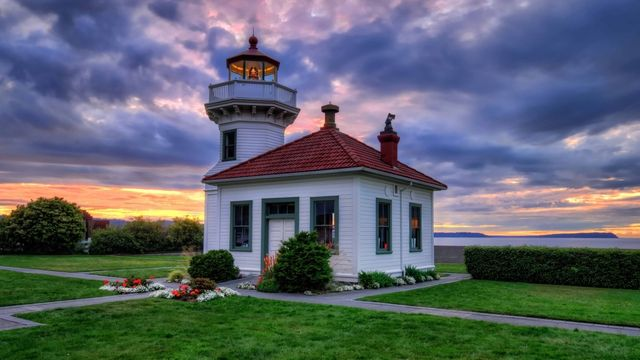
#> input picture MeanShift/MeanShift/data/image12.jpg, 640 x 360 px; its folder holds only this picture in this run
$ python MeanShift.py
#> lines starting #> are read from the running program, lines starting #| are printed output that depends on the picture
import numpy as np
import os
from PIL import Image
import matplotlib.pyplot as plt
from random import *
import scipy.stats as stats
from sklearn.cluster import MeanShift
from sklearn.cluster import KMeans
from skimage.color import rgb2lab
from skimage.color import lab2rgb
from skimage import io

# 0: Mean Shift, 1: K-Means
clt = 1

pic = True
coord = True

IMG = []

width = 640
height = 360

m=1

x=4
y=64
z=128

def makeMShift(im, num):
    print("Start")
    newLab = MeanShift(bandwidth = num, bin_seeding = True, max_iter = 100).fit(im)
    label = newLab.labels_
    iml = newLab.cluster_centers_
    print(iml.shape)
    print(label.shape)
    print("End")
    val = np.zeros((height,width,3))
    index = 0
    for i in range(0, height):
        for j in range(0, width):
            val[i][j][0] = iml[label[index], 0]
            val[i][j][1] = iml[label[index], 1]
            val[i][j][2] = iml[label[index], 2]
            index+=1
    val = lab2rgb(val)
    io.imsave("output/Result" + str(m) + "_MeanShift_B="+str(num)+".jpeg",val)

    return val

def makeKM(im, num):
#KMeans(n_clusters=2).fit(im)
    print("Start")
    newLab = KMeans(n_clusters = num, max_iter=100).fit(im)
    label = newLab.labels_
    iml = newLab.cluster_centers_
    print(iml.shape)
    print(label.shape)
    print("End")
    val = np.zeros((height,width,3))
    index = 0
    for i in range(0, height):
        for j in range(0, width):
            val[i][j][0] = iml[label[index], 0]
            val[i][j][1] = iml[label[index], 1]
            val[i][j][2] = iml[label[index], 2]
            index+=1
    val = lab2rgb(val)
    io.imsave("output/Result" + str(m) + "_K_Means_N="+str(num)+".jpeg",val)

    return val

for root, dirs, files in os.walk('./data'):
    for idx, file in enumerate(files):
        fname, ext = os.path.splitext(file)
        if ext in ['.jpg','.png','.gif']:
            new = Image.open('data/'+file)
#> new is the input picture: PIL image 640x360 RGB; mean R, G, B 94, 100.8, 109.4
            lab = rgb2lab(new)
#> lab: shape (360, 640, 3) float64; mean of channels 0, 1, 2 42.3, 0.8, -4.9
            if(coord == True):
                w = 5
            else:
                w = 3
            im = np.zeros((width*height, w))

            index = 0
            for i in range(0, height):
                for j in range(0, width):
                    im[index, 0] = lab[i][j][0]
                    im[index, 1] = lab[i][j][1]
                    im[index, 2] = lab[i][j][2]
                    if(coord == True):
                        im[index, 3] = j
                        im[index, 4] = i
                    index+=1
#> after the loop, index = 230400


            print("Case " + str(m) +": ")

            if(clt == 0):
                #Mean Shift
                st = "MeanShift"
                na = "Bandwidth="
                msimga = makeMShift(im, x)

                msimgb = makeMShift(im,y)

                msimgc = makeMShift(im,z)
            if(clt == 1):
                #K-Means
                st = "K_Means"
                na = "n_clusters="
                msimga = makeKM(im, x)
#> in makeKM, `iml = newLab.cluster_centers_`: iml = [[41.43, 1.88, -3.11, 285.4, 183.1], [42.44, 0.827, -1.98, 94.95, 177.6], [39.2, -9.64, 11.23, 509.4, 275.3], [46.17, 9.01, -26.87, 505.8, 86.15]]
#| (4, 5)
#| (230400,)
#> after the loop in makeKM, `for i in range(0, height):`:
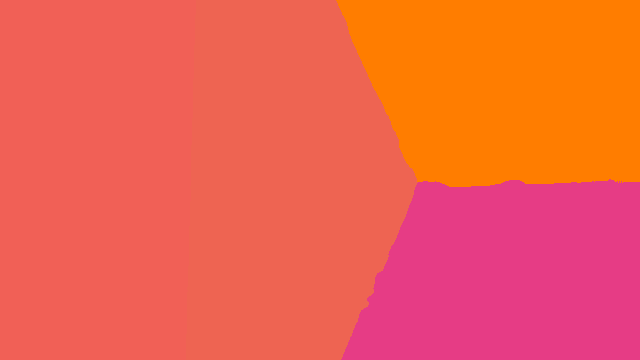
#> val: shape (360, 640, 3) float64; mean of channels 0, 1, 2 42.3, 0.8, -4.9; drawn with min black and max white
#> after the loop in makeKM, `for i in range(0, height):`: index = 230400
#> in makeKM, `val = lab2rgb(val)`:
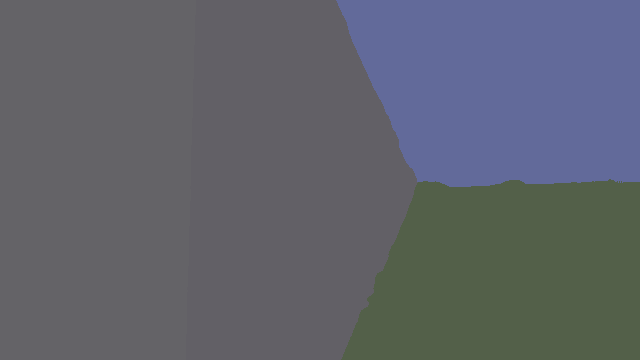
#> val: shape (360, 640, 3) float64; mean R, G, B 0.376, 0.391, 0.424
#> (the run stopped early here; a loop or call above may not have finished)

$ run again, on MeanShift/MeanShift/data/image15.jpg
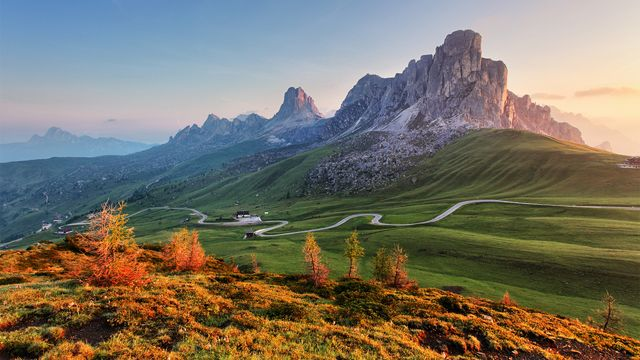
#> input picture MeanShift/MeanShift/data/image15.jpg, 640 x 360 px
#> new is the input picture: PIL image 640x360 RGB; mean R, G, B 121.2, 115.8, 102.6
#> lab: shape (360, 640, 3) float64; mean of channels 0, 1, 2 48.7, 2.1, 8.8
#> after the loop `for i in range(0, height):`: index = 230400
#> iml = [[46.5, -0.658, 4.63, 286.7, 174.8], [50.1, 3.79, 3.47, 95.7, 181.6], [65.68, 4.42, 4.81, 510.9, 83.31], [33.82, 1.26, 25.78, 505.4, 272.5]]
#| (4, 5)
#| (230400,)
#> after the loop in makeKM, `for i in range(0, height):`:
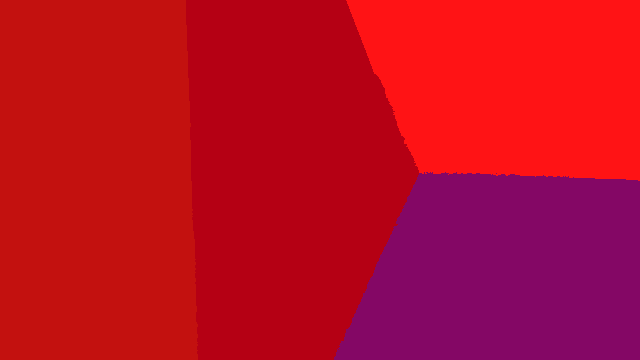
#> val: shape (360, 640, 3) float64; mean of channels 0, 1, 2 48.7, 2.1, 8.8; drawn with min black and max white
#> after the loop in makeKM, `for i in range(0, height):`: index = 230400
#> in makeKM, `val = lab2rgb(val)`:
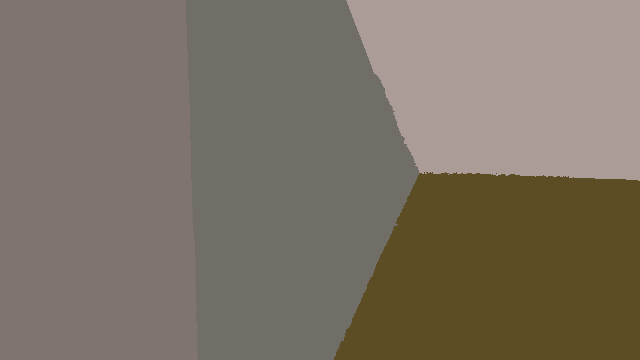
#> val: shape (360, 640, 3) float64; mean R, G, B 0.49, 0.449, 0.399
